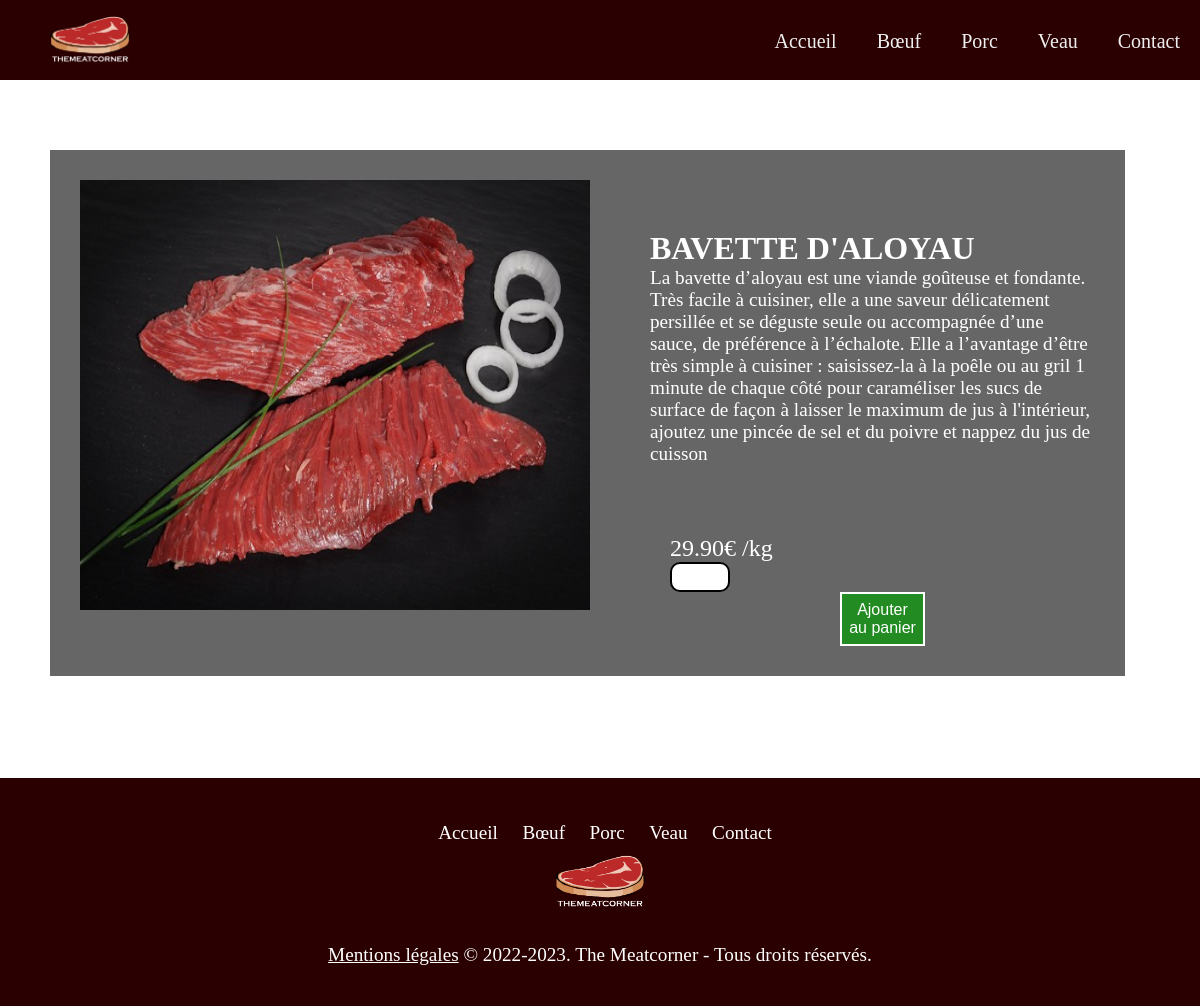
/pageboeuf/pagesviandesboeuf/bavettealoyau.php, run on the app's committed database.
### tables this page shows
create table Viande (
	id int auto_increment       not null,
	nom varchar (30)            not null,
	descriptionv text           not null,
	prix decimal(4,2)           not null,
	photo varchar(100)          not null,
	idAnimal int                not null,
	Foreign key (idAnimal) references Animal (id),
	PRIMARY KEY (id)
);

### pageboeuf/pagesviandesboeuf/bavettealoyau.php (the view)
<html>
<?php include '../../include/header.php'; ?>
<head>
    <link rel="stylesheet" href="../../style.css">
</head>
<body>
<div class="flex1">
    <div>
        <?php
        $bdd = new PDO('mysql:host=localhost;dbname=tmc;charset=utf8', 'root', '');
        $req = $bdd->query('SELECT * FROM viande where id = 12');
        while ($donnees = $req->fetch()) {
            echo('<img class="imgid1" src="../../pageboeuf/img/viandeboeuf/' . $donnees['photo'] . '">');
        }
        ?>
    </div>
    <div class="divgauche">
        <?php
        $bdd = new PDO('mysql:host=localhost;dbname=tmc;charset=utf8', 'root', '');
        $req = $bdd->query('SELECT * FROM viande where id = 12');
        while ($donnees = $req->fetch()) {
            echo('<a class="nomviande1"</a>' . $donnees['nom'] ."<br>" . '<a class="descriptionviande"</a>' . $donnees['descriptionv'] . "<br>" .
                '<p class="prixviande"</p>' . $donnees['prix'] .  "€ /kg" . "<br>" .
                '<input type="number" class="inputnombre" id="tentacles" min="1" max="100">' .
                '<button class="boutonpanier1">Ajouter au panier</button>');
        }
        ?>
    </div>
</div>
</body>
<?php include '../../include/footer.php'; ?>
</html>

### style.css (style rules this page uses)
body { font-family: Gabriola; font-size: 25px; color: white; background-image: url("img/fondtmc.jpg"); background-repeat: no-repeat; background-attachment: fixed; margin: 0; width: 100%; display: block; background-size: cover; }
* { padding: 0; margin: 0; box-sizing: border-box; }
.boutonpanier1 { width: 20%; padding: 7px; background-color: forestgreen; color: white; border: 2px solid white; font-size: 1rem; cursor: pointer; display: block; margin: auto; }
.imgid1 { height:490px; width:570px; padding: 30px; }
.flex1 { display: flex; margin: 70px 75px 75px 50px; background: rgba(0, 0, 0, 0.6); }
.divgauche { padding: 30px; margin-top: 50px; }
.descriptionviande { font-size: 1.2rem; color: white; font-family: "Arial Nova Light"; }
.nomviande1 { font-size: 2rem; font-weight: bold; color: white; text-transform: uppercase; }
.prixviande { padding-left: 20px; padding-top: 20px; margin-top: 50px; font-family: "Arial Nova Light"; font-size: 1.5rem; }
.inputnombre { width: 60px; height: 30px; border: 2px solid black; border-radius: 10px; padding-left: 10px; }
.footer ul a { color:inherit; text-decoration:none; padding: 0 10px; font-size: 1.2rem; }

### data on the page
viande: photo (picture), nom "BAVETTE D'ALOYAU", descriptionv "La bavette d’aloyau est une viande goûteuse et fondante. Très facile à cuisiner, elle a une saveur délicatement persillée et se déguste seule ou accompagnée d’une sauce, de préférence à l’échalote. Elle a l’avantage d’être très simple à cuisiner : saisissez-la à la poêle ou au gril 1 minute de chaque côté pour caraméliser les sucs de surface de façon à laisser le maximum de jus à l'intérieur, ajoutez une pincée de sel et du poivre et nappez du jus de cuisson", prix "29.90"
